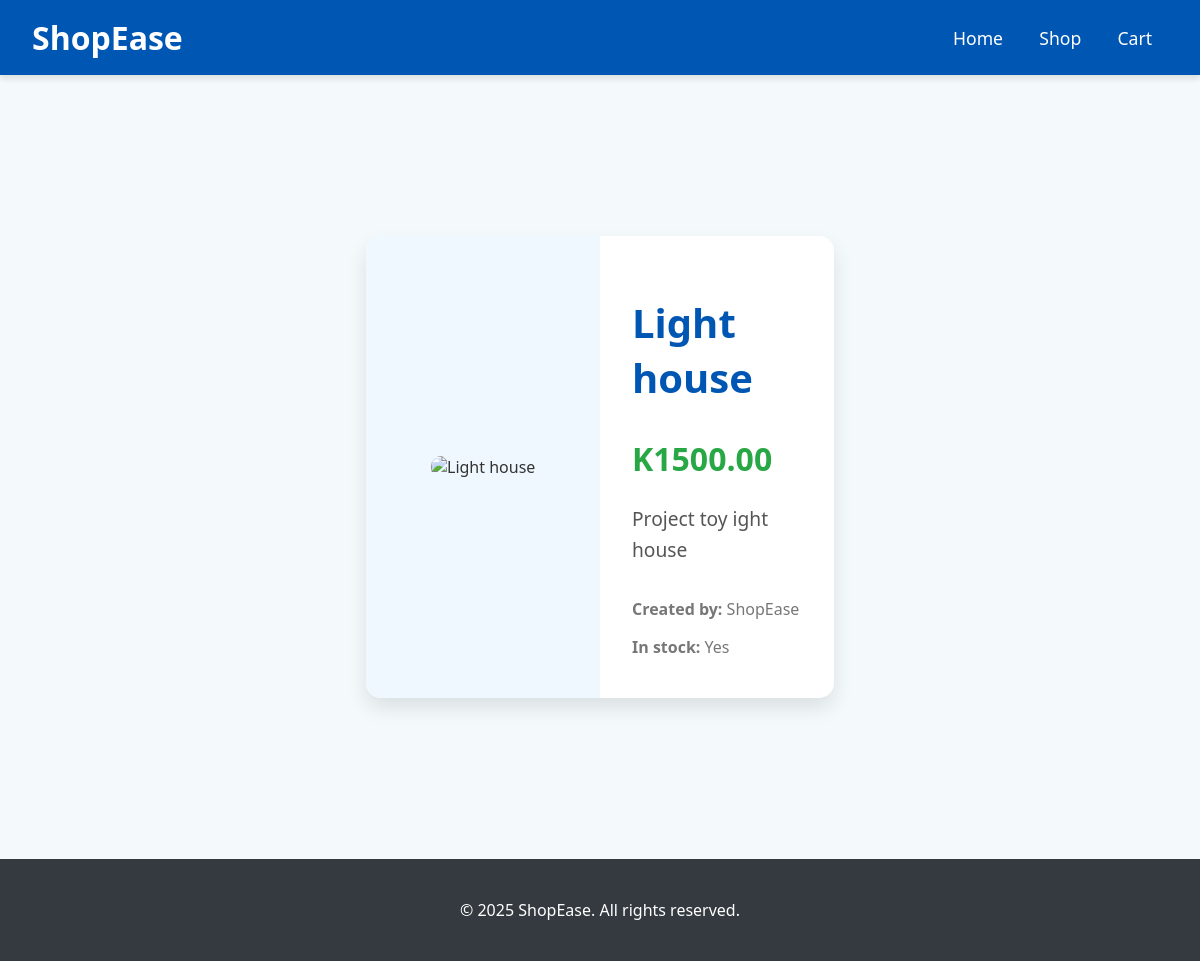
Screenshot of /product/12/ with the database file from the repository.
### main/models.py (models this page shows, shortened)
class Product(models.Model):
    name = models.CharField(max_length=255)
    description = models.TextField()
    price = models.DecimalField(max_digits=10, decimal_places=2)
    category = models.ForeignKey(
        Category, on_delete=models.CASCADE, related_name='products'
    )
    image = CloudinaryField('image')
    seller = models.ForeignKey(
        Seller, on_delete=models.SET_NULL, related_name='products', blank=True, null=True
    )
    in_stock = models.BooleanField(default=True)
    created_at = models.DateTimeField(auto_now_add=True)
    updated_at = models.DateTimeField(auto_now=True)

class Seller(models.Model):
    founder = models.CharField(max_length=250)
    company_name = models.CharField(max_length=255)
    phone_number = models.CharField(max_length=15)
    def __str__(self):
        return self.company_name

### main/views.py (the view)
# urls.py: path('product/<int:product_id>/', views.product_details, name='product_details'),
def product_details(request, product_id):
    product = get_object_or_404(Product, id=product_id)
    return render(request, 'product_details.html', {'product': product})

### main/templates/product_details.html (shortened to what this page needs)
{% load static %}
<!DOCTYPE html>
<html lang="en">
<head>
    <link rel="stylesheet" href="{% static 'product_details.css' %}">
</head>
<body>
    <header class="header">
        <div class="logo">
            <a href="/">ShopEase</a>
        </div>
        <nav class="navigation">
            <a href="/">Home</a>
            <a href="/products/">Shop</a>
            <a href="/cart/">Cart</a>
        </nav>
    </header>
    <main class="product-details-container">
        <div class="product-card">
            <div class="product-image">
                <img src="{{ product.image.url }}" alt="{{ product.name }}">
            </div>
            <div class="product-info">
                <h1 class="product-name">{{ product.name }}</h1>
                <p class="price">K{{ product.price }}</p>
                <p class="description">{{ product.description }}</p>
                <div class="additional-info">
                    <p><strong>Created by:</strong> {{ product.seller }}</p>
                    <p><strong>In stock:</strong> {% if product.in_stock %}Yes{% else %}No{% endif %}</p>
                </div>
            </div>
        </div>
    </main>
    <footer class="footer">
        <p>&copy; 2025 ShopEase. All rights reserved.</p>
    </footer>
</body>
</html>

### static/product_details.css (style rules this page uses)
body { font-family: 'Segoe UI', Tahoma, Geneva, Verdana, sans-serif; margin: 0; padding: 0; background-color: #f4f9fc; color: #333; }
a { text-decoration: none; color: inherit; }
.header { background-color: #0056b3; padding: 1rem 2rem; display: flex; justify-content: space-between; align-items: center; color: #fff; box-shadow: 0 4px 6px rgba(0, 0, 0, 0.1); }
.header .logo a { font-size: 2rem; font-weight: bold; color: #fff; }
.navigation a { margin: 0 1rem; font-size: 1.1rem; color: #fff; font-weight: 500; transition: color 0.3s; }
.product-details-container { display: flex; justify-content: center; align-items: center; min-height: 90vh; padding: 2rem; }
.product-card { display: flex; max-width: 1100px; background-color: #ffffff; border-radius: 15px; box-shadow: 0 10px 20px rgba(0, 0, 0, 0.1); overflow: hidden; }
.product-image { flex: 1; background-color: #f0f8ff; display: flex; justify-content: center; align-items: center; padding: 2rem; }
.product-image img { max-width: 100%; max-height: 400px; border-radius: 10px; }
.product-info { flex: 1; padding: 2rem; color: #333; }
.product-name { font-size: 2.5rem; color: #0056b3; margin-bottom: 1rem; }
.price { font-size: 2rem; color: #28a745; font-weight: bold; margin-bottom: 1.5rem; }
.description { font-size: 1.2rem; color: #555; margin-bottom: 2rem; line-height: 1.6; }
.additional-info p { font-size: 1rem; color: #777; margin-bottom: 0.5rem; }
.footer { background-color: #343a40; color: #fff; text-align: center; padding: 1.5rem 2rem; font-size: 1rem; }

### rows the page displays
Product: name "Light house", price "1500.00", description "Project toy ight house", seller "ShopEase"
